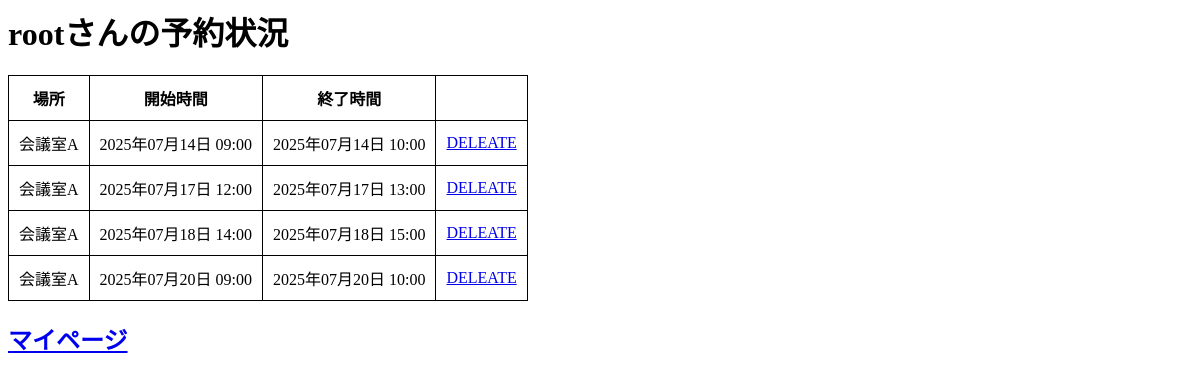
/MyReserve/ (signed in), run on an earlier commit of the app's database.
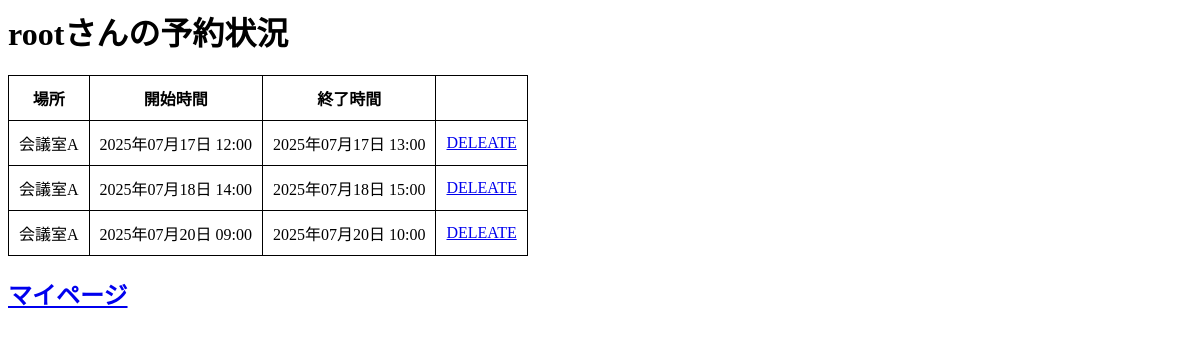
And on a later commit of the database.
### ReserveApp/models.py (models this page shows, shortened)
class Schedule(models.Model):
    user = models.ForeignKey(User, verbose_name='予約者', on_delete=models.CASCADE, default=1)#デフォルト値を設定しないとマイグレーションできない(id=1)
    place = models.ForeignKey(Place, verbose_name='会議室', on_delete=models.CASCADE, default=1)#デフォルト値を設定しないとマイグレーションできない(id=1)
    start = models.DateTimeField('開始時間')
    end = models.DateTimeField('終了時間')

class Place(models.Model):
    name = models.CharField('場所名', max_length=255)
    price = models.IntegerField('1時間当たりの値段')
    def __str__(self):
        return self.name

### ReserveApp/views.py (the view)
# urls.py: path('MyReserve/', views.MyReserve, name="MyReserve"),
def MyReserve(request):
    username = request.session.get('username')
    userID = request.session.get('userID')
    params = {
        'title' : f"{username}さんの予約状況",
        'data' : []
    }
    item = Schedule.objects.filter(user=userID).order_by('start')
    params['data'] = item#ここのitemに配列の[]をつけてしまうと二次元配列（余計な次元となってしまうため、なしで）
    return render(request, 'MyReserve.html', params)

### templates/MyReserve.html (shortened to what this page needs)
{% load static %}
<html lang="ja">
<head>
    <link href="{% static 'css/MyReserveStyle.css' %}" rel="stylesheet" type="text/css">
</head>
<body>
    <h1>
        {{title}}
    </h1>
    <table>
        <tr>
            <th>場所</th>
            <th>開始時間</th>
            <th>終了時間</th>
            <th></th>
        </tr>
        {% for item in data %}
        <tr>
            <td>{{item.place}}</td>
            <td>{{item.start|date:"Y年m月d日 H:i"}}</td>
            <td>{{item.end|date:"Y年m月d日 H:i"}}</td>
            <td><a href = "{% url 'ReserveApp:ReserveDelete' item.id %}">DELEATE</a></td>
        </tr>
        {% endfor %}
    </table>
    <h2>
        <a href="{% url 'ReserveApp:ManagerMainMenu' %}">マイページ</a>
    </h2>
</body>

What changed in the data, as far as the page shows it:
removed Schedule: place "会議室A", start "2025年07月14日 09:00", end "2025年07月14日 10:00"
